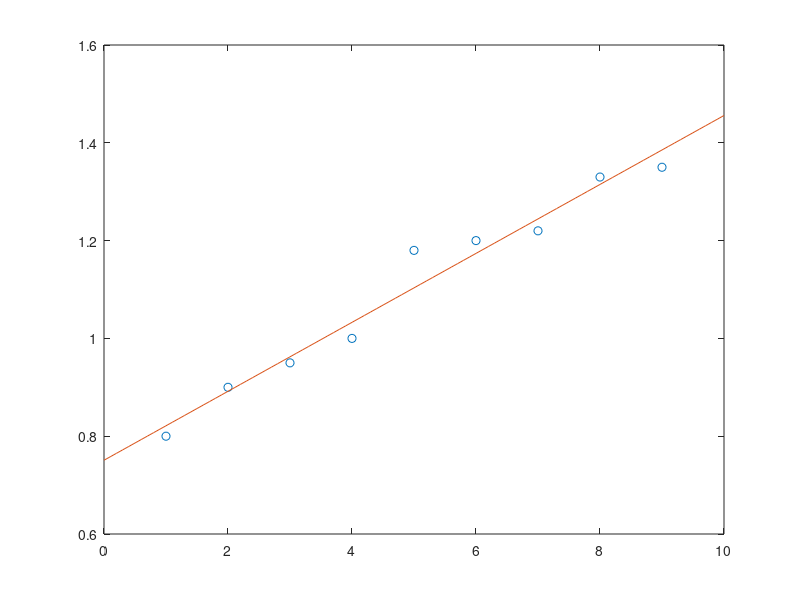

Recreate this plot in MATLAB.
clear
clc

mesi=[1;2;3;4;5;6;7;8;9];
cafe=[0.8;0.9;0.95;1.0;1.18;1.2;1.22;1.33;1.35];

p=polyfit(mesi,cafe,1);
f=@(x) p(1)*x+p(2);
x=min(mesi)-1:0.1:max(mesi)+1;
y=f(x);
plot(mesi,cafe,'o',x,y)
regressione=@(x) p(1)*x+p(2)
regressione(12)